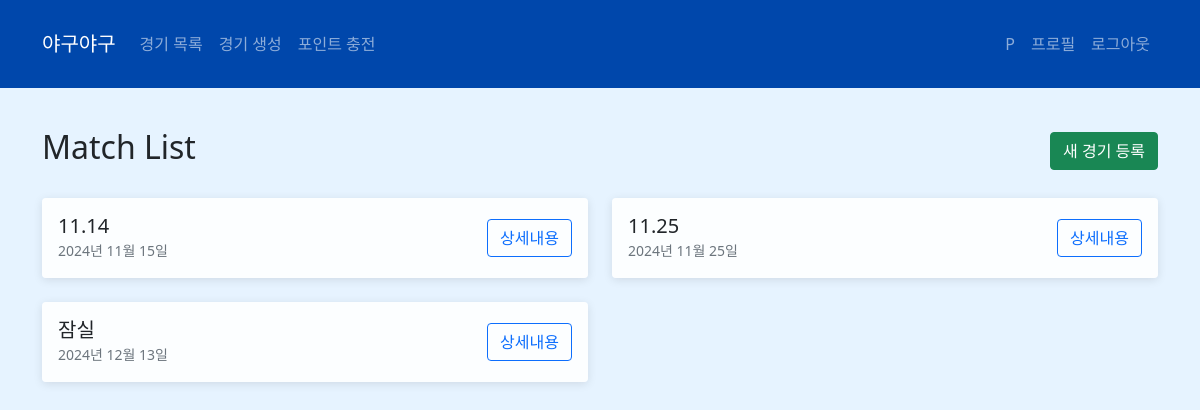
Screenshot of /games/ (signed in) with the database file from the repository.
### baseball_matching/models.py (models this page shows, shortened)
class Game(models.Model):
    GAME_STATUS = [
        ('RECRUITING', '모집중'),
        ('CONFIRMED', '모집완료'),
        ('COMPLETED', '경기완료'),
        ('CANCELED', '취소됨')
    ]
    title = models.CharField(max_length=100)
    date = models.DateField()
    time = models.TimeField()
    location = models.CharField(max_length=200)
    participation_fee = models.IntegerField(default=10000)  # 참가비(포인트)
    max_players_per_team = models.IntegerField(default=9)
    status = models.CharField(max_length=20, choices=GAME_STATUS, default='RECRUITING')
    description = models.TextField(blank=True)
    created_at = models.DateTimeField(auto_now_add=True)

### baseball_matching/views.py (the view)
# urls.py: path('', views.game_list, name='game_list'),
@login_required # 로그인 안된 상태에서 호출시 에러
def game_list(request):
    games = Game.objects.filter(status='RECRUITING').order_by('date', 'time')
    return render(request, 'baseball_matching/game_list.html', {'games': games})

### templates/baseball_matching/game_list.html (shortened to what this page needs)
{% extends 'baseball_matching/base.html' %}
{% block content %}
<div class="d-flex justify-content-between align-items-center mb-4">
    <h2>Match List</h2>
    {% if user.is_authenticated %}
        <a href="{% url 'baseball_matching:game_create' %}" class="btn btn-success">
            새 경기 등록
        </a>
    {% endif %}
</div>
<div class="row">
    {% for game in games %}
        <div class="col-md-6 mb-4">
            <div class="card hover-shadow">
                <div class="card-body d-flex justify-content-between align-items-center py-3">
                    <div>
                        <h5 class="card-title mb-0">{{ game.title }}</h5>
                        <small class="text-muted">{{ game.date|date:"Y년 m월 d일" }}</small>
                    </div>
                    <a href="{% url 'baseball_matching:game_detail' game.id %}"
                       class="btn btn-outline-primary">상세내용</a>
                </div>
            </div>
        </div>
    {% endfor %}
</div>
{% endblock %}

### templates/baseball_matching/base.html (style rules this page uses)
body { background-color: #e6f3ff !important; }
.card { background-color: rgba(255, 255, 255, 0.9); box-shadow: 0 2px 10px rgba(0, 0, 0, 0.1); border: none; transition: transform 0.2s; }

### templates/baseball_matching/game_list.html (style rules this page uses)
.hover-shadow { transition: all 0.3s ease; }

### rows the page displays
Game: title "11.14", date "2024년 11월 15일"
Game: title "11.25", date "2024년 11월 25일"
Game: title "잠실", date "2024년 12월 13일"
